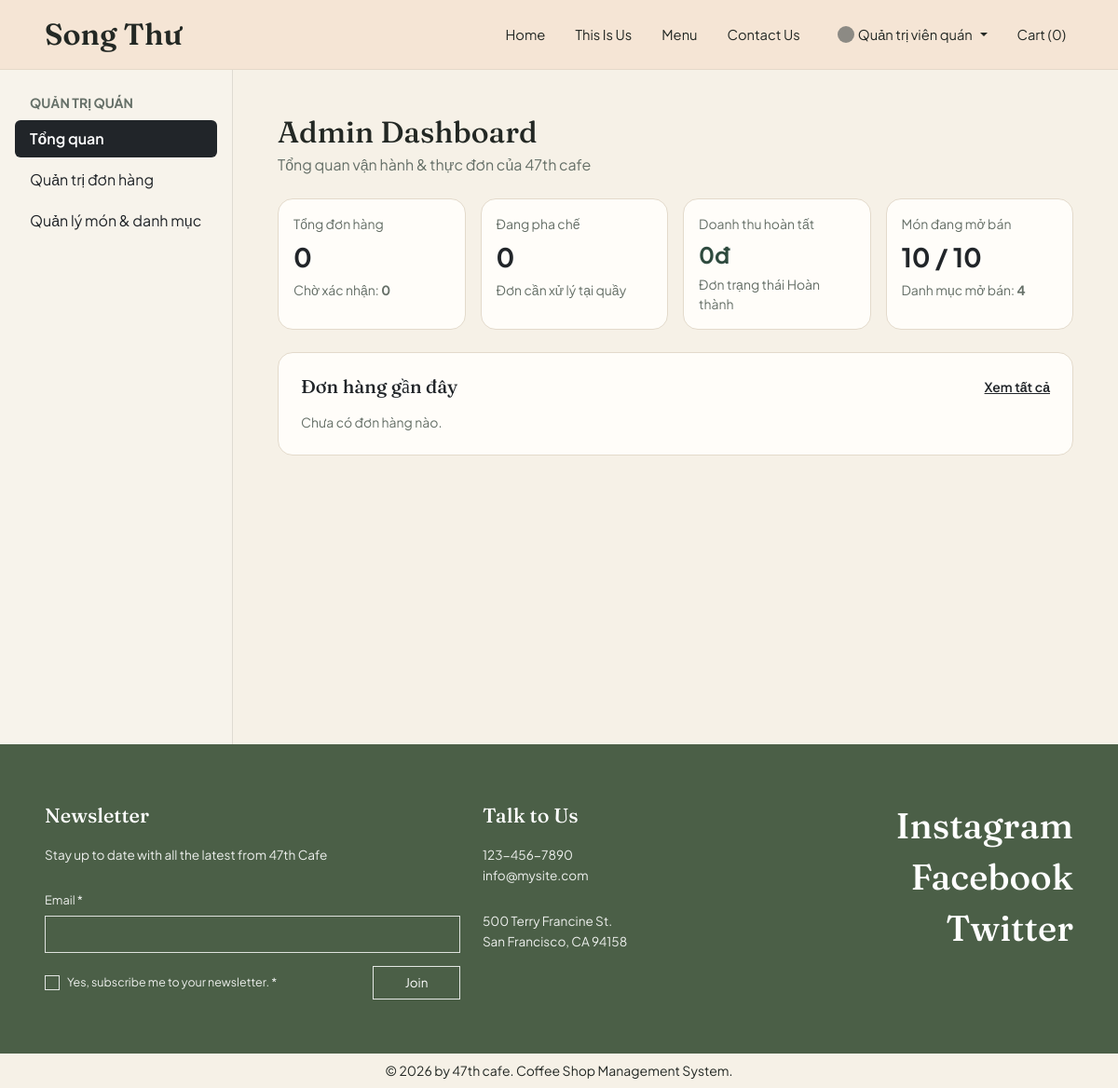
The app's page /?c=admin&a=dashboard (signed in), older data.
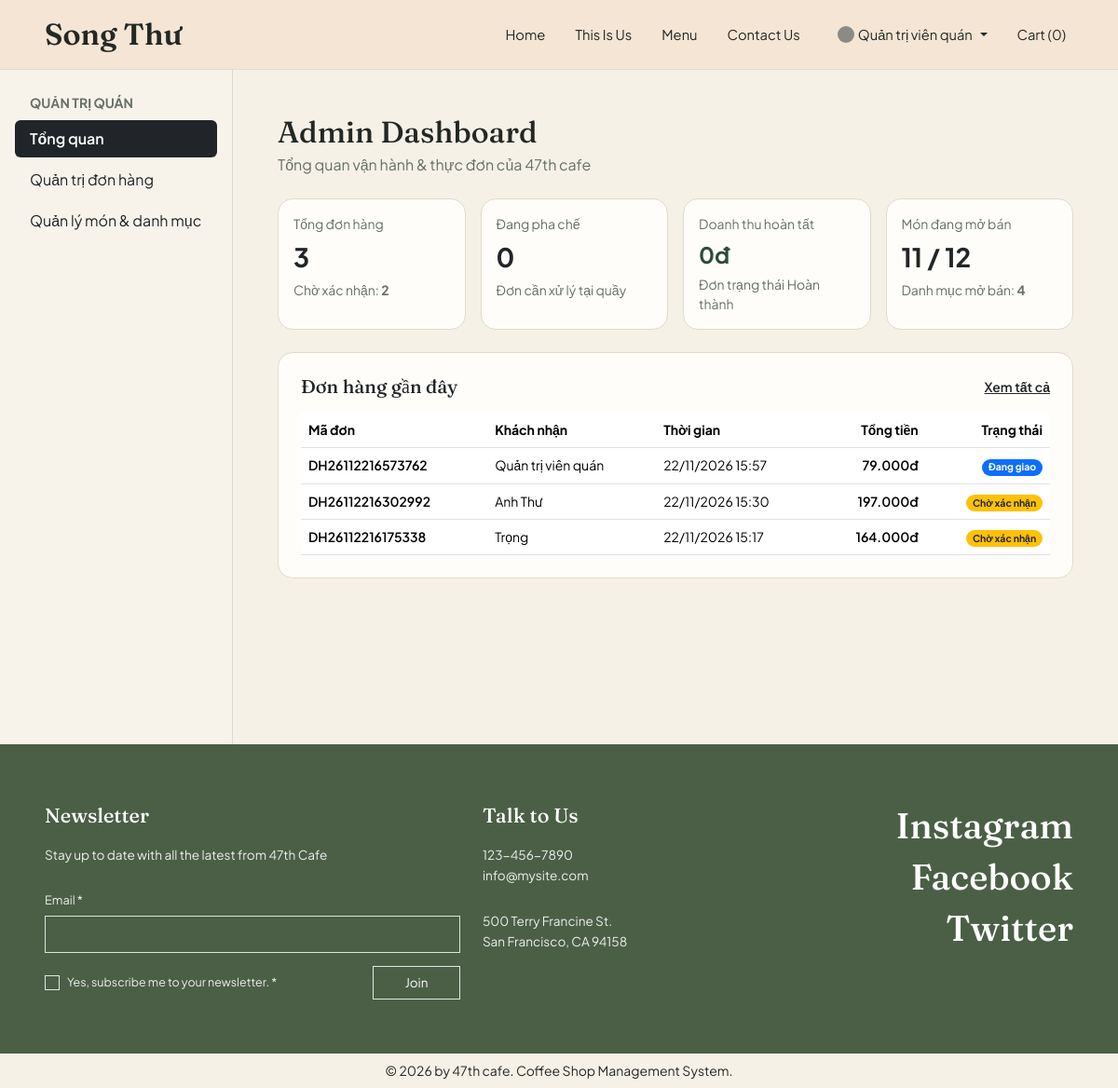
The same page, newer data.
### tables this page shows
CREATE TABLE `don_hang` (
  `id` int(10) UNSIGNED NOT NULL,
  `ma_don_hang` varchar(30) NOT NULL,
  `nguoi_dung_id` int(10) UNSIGNED DEFAULT NULL,
  `ma_giam_gia_id` int(10) UNSIGNED DEFAULT NULL,
  `ten_nguoi_nhan` varchar(100) NOT NULL,
  `sdt_nguoi_nhan` varchar(20) NOT NULL,
  `hinh_thuc_nhan` enum('giao_tan_noi','den_quan_lay') NOT NULL DEFAULT 'giao_tan_noi',
  `dia_chi_giao` text DEFAULT NULL,
  `phuong_thuc_thanh_toan` enum('tien_mat','chuyen_khoan') NOT NULL DEFAULT 'tien_mat',
  `tam_tinh` decimal(12,2) NOT NULL DEFAULT 0.00,
  `tien_giam` decimal(12,2) NOT NULL DEFAULT 0.00,
  `tong_thanh_toan` decimal(12,2) NOT NULL DEFAULT 0.00,
  `trang_thai_don` enum('cho_xac_nhan','dang_pha_che','dang_giao','hoan_thanh','da_huy') NOT NULL DEFAULT 'cho_xac_nhan',
  `da_tru_kho` tinyint(1) NOT NULL DEFAULT 0,
  `ghi_chu` text DEFAULT NULL,
  `ngay_tao` timestamp NOT NULL DEFAULT current_timestamp()
);

### controllers/AdminController.php (called while the page is built, shortened)
<?php
function adminDashboard(): void
{
    $pdo = db_connect();
    $orderStats = $pdo->query(
        "SELECT
            COUNT(*) AS total_orders,
            SUM(CASE WHEN trang_thai_don = 'cho_xac_nhan' THEN 1 ELSE 0 END) AS pending_orders,
            SUM(CASE WHEN trang_thai_don = 'dang_pha_che' THEN 1 ELSE 0 END) AS brewing_orders,
            SUM(CASE WHEN trang_thai_don = 'hoan_thanh' THEN tong_thanh_toan ELSE 0 END) AS completed_revenue
         FROM don_hang"
    )->fetch() ?: [];
    $catalogStats = $pdo->query(
        "SELECT
            (SELECT COUNT(*) FROM danh_muc WHERE con_ban = 1) AS active_categories,
            (SELECT COUNT(*) FROM san_pham WHERE con_ban = 1) AS active_products,
            (SELECT COUNT(*) FROM san_pham) AS total_products"
    )->fetch() ?: [];
    $recentOrders = $pdo->query(
        "SELECT id, ma_don_hang, ten_nguoi_nhan, tong_thanh_toan, trang_thai_don, ngay_tao
         FROM don_hang
         ORDER BY ngay_tao DESC, id DESC
         LIMIT 6"
    )->fetchAll();
    render('admin/dashboard', [
        'pageTitle' => 'Admin Dashboard - 47th cafe',
        'orderStats' => $orderStats,
        'catalogStats' => $catalogStats,
        'recentOrders' => $recentOrders,
    ]);
}

### index.php (called while the page is built, shortened)
<?php
require_once __DIR__ . '/core/view.php';
$controller = $_GET['c'] ?? 'home';
$action = $_GET['a'] ?? 'index';
$controllerSlug = preg_replace('/[^a-zA-Z0-9_]/', '', strtolower($controller));
$actionSlug = preg_replace('/[^a-zA-Z0-9_]/', '', $action);
$handlerFunc = $controllerSlug . ucfirst($actionSlug);
$handlerFunc();

### views/admin/dashboard.php (the view, shortened to what the changed rows need)
<?php
$statusLabels = [
    'cho_xac_nhan' => ['label' => 'Chờ xác nhận', 'badge' => 'bg-warning text-dark'],
    'dang_pha_che' => ['label' => 'Đang pha chế', 'badge' => 'bg-info text-dark'],
    'dang_giao'    => ['label' => 'Đang giao',    'badge' => 'bg-primary'],
    'hoan_thanh'   => ['label' => 'Hoàn thành',   'badge' => 'bg-success'],
    'da_huy'       => ['label' => 'Đã hủy',       'badge' => 'bg-danger'],
];
?>
        <div class="mb-4">
            <h1 class="h2 mb-1">Admin Dashboard</h1>
        </div>
        <div class="row g-3 mb-4">
            <div class="col-6 col-xl-3">
                <div class="card card-coffee p-3 h-100">
                    <div class="small text-coffee-muted">Tổng đơn hàng</div>
                    <div class="fs-3 fw-bold mt-1"><?= (int) ($orderStats['total_orders'] ?? 0) ?></div>
                    <div class="small text-coffee-muted mt-1">
                        Chờ xác nhận: <strong><?= (int) ($orderStats['pending_orders'] ?? 0) ?></strong>
                    </div>
                </div>
            </div>
            <div class="col-6 col-xl-3">
                <div class="card card-coffee p-3 h-100">
                    <div class="small text-coffee-muted">Món đang mở bán</div>
                    <div class="fs-3 fw-bold mt-1">
                        <?= (int) ($catalogStats['active_products'] ?? 0) ?> / <?= (int) ($catalogStats['total_products'] ?? 0) ?>
                    </div>
                    <div class="small text-coffee-muted mt-1">
                        Danh mục mở bán: <strong><?= (int) ($catalogStats['active_categories'] ?? 0) ?></strong>
                    </div>
                </div>
            </div>
        </div>
        <div class="card card-coffee p-4">
            <div class="d-flex justify-content-between align-items-center mb-3">
                <h2 class="h5 mb-0">Đơn hàng gần đây</h2>
                <a href="<?= BASE_URL ?>/?c=admin&a=index" class="small fw-semibold text-dark">Xem tất cả</a>
            </div>
            <?php if (empty($recentOrders)): ?>
                <p class="text-coffee-muted small mb-0">Chưa có đơn hàng nào.</p>
            <?php else: ?>
                <div class="table-responsive">
                    <table class="table align-middle mb-0 small">
                        <thead>
                            <tr class="text-coffee-muted">
                                <th>Mã đơn</th>
                                <th>Khách nhận</th>
                                <th>Thời gian</th>
                                <th class="text-end">Tổng tiền</th>
                                <th class="text-end">Trạng thái</th>
                            </tr>
                        </thead>
                        <tbody>
                            <?php foreach ($recentOrders as $ord): ?>
                                <?php
                                $st = (string) ($ord['trang_thai_don'] ?? 'cho_xac_nhan');
                                $meta = $statusLabels[$st] ?? ['label' => $st, 'badge' => 'bg-secondary'];
                                ?>
                                <tr>
                                    <td class="fw-semibold"><?= htmlspecialchars((string) $ord['ma_don_hang']) ?></td>
                                    <td><?= htmlspecialchars((string) $ord['ten_nguoi_nhan']) ?></td>
                                    <td class="text-coffee-muted"><?= date('d/m/Y H:i', strtotime((string) $ord['ngay_tao'])) ?></td>
                                    <td class="text-end fw-semibold"><?= format_vnd((float) $ord['tong_thanh_toan']) ?></td>
                                    <td class="text-end">
                                        <span class="badge rounded-pill <?= $meta['badge'] ?>">
                                            <?= htmlspecialchars($meta['label']) ?>
                                        </span>
                                    </td>
                                </tr>
                            <?php endforeach; ?>
                        </tbody>
                    </table>
                </div>
            <?php endif; ?>
        </div>

### views/admin/_sidebar.php (shortened to what the changed rows need)
<?php
$curA = $_GET['a'] ?? 'dashboard';
$navItems = [
    'dashboard' => ['label' => 'Tổng quan',              'href' => BASE_URL . '/?c=admin&a=dashboard'],
    'index'     => ['label' => 'Quản trị đơn hàng',      'href' => BASE_URL . '/?c=admin&a=index'],
    'catalog'   => ['label' => 'Quản lý món & danh mục', 'href' => BASE_URL . '/?c=admin&a=catalog'],
];
?>
<aside class="admin-sidebar border-end">
    <div class="admin-sidebar-inner py-4 px-3">
        <nav class="nav flex-column gap-1">
            <?php foreach ($navItems as $key => $item): ?>
                <?php $isActive = ($curA === $key); ?>
                <a
                    href="<?= $item['href'] ?>"
                    class="nav-link px-3 py-2 rounded small <?= $isActive ? 'bg-dark text-white fw-semibold' : 'text-dark' ?>"
                >
                    <?= htmlspecialchars($item['label']) ?>
                </a>
            <?php endforeach; ?>
        </nav>
    </div>
</aside>

Row changes from the older to the newer data that the page shows:
added don_hang: ma_don_hang "DH26112216573762", ten_nguoi_nhan "Quản trị viên quán", ngay_tao "22/11/2026 15:57", tong_thanh_toan "79.000đ", trang_thai_don "Đang giao"
added don_hang: ma_don_hang "DH26112216302992", ten_nguoi_nhan "Anh Thư", ngay_tao "22/11/2026 15:30", tong_thanh_toan "197.000đ", trang_thai_don "Chờ xác nhận"
added don_hang: ma_don_hang "DH26112216175338", ten_nguoi_nhan "Trọng", ngay_tao "22/11/2026 15:17", tong_thanh_toan "164.000đ", trang_thai_don "Chờ xác nhận"
Text that changed along with them:
$orderStats['total_orders']: "0" → "3"
$orderStats['pending_orders']: "0" → "2"
$catalogStats['active_products']: "10" → "11"
$catalogStats['total_products']: "10" → "12"
text no longer shown: "Chưa có đơn hàng nào."
text now shown: "Mã đơn Khách nhận Thời gian Tổng tiền Trạng thái"
